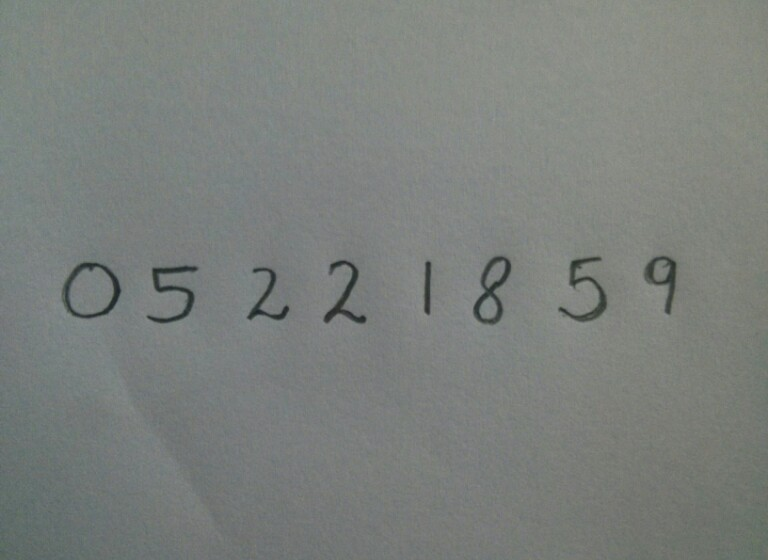
#> input picture digitRecognition/photo_1.jpg, 768 x 560 px, given in place of the camera
$ python groupDots.py   (older library calls are emulated)
#> lines starting #> are read from the running program, lines starting #| are printed output that depends on the picture; after the words box and inside, x2 and y2 are one past the last pixel; in counts of white or black regions, pixels touching at a corner belong together
# group circles for each contour
import cv2
import sys
import time
import operator

video_capture = cv2.VideoCapture(0)
# contour parameter
kernel = cv2.getStructuringElement(cv2.MORPH_RECT, (7, 7))
th_area = 10000

# Setup SimpleBlobDetector parameters.
params = cv2.SimpleBlobDetector_Params()
params.minThreshold = 10
params.maxThreshold = 100
params.filterByCircularity = True
params.minCircularity = 0.8
params.filterByConvexity = True
params.minConvexity = 0.9
params.filterByInertia = True
params.minInertiaRatio = 0.01
detector = cv2.SimpleBlobDetector(params)
maxNumberOfcircles = 0
lastCircleTime = time.time()

def recordGrayVideo(cap):
    ret, frame = cap.read()
#> frame is the input picture: shape (560, 768, 3); mean B, G, R 123.9, 127.4, 123
    gray = cv2.cvtColor(frame, cv2.COLOR_BGR2GRAY)
    return gray, frame

def getRectByPoints(points):
    # prepare simple array
    points = list(map(lambda x: x[0], points))

    points = sorted(points, key=lambda x:x[1])
    top_points = sorted(points[:2], key=lambda x:x[0])
    bottom_points = sorted(points[2:4], key=lambda x:x[0])
    points = top_points + bottom_points

    left = min(points[0][0], points[2][0])
    right = max(points[1][0], points[3][0])
    top = min(points[0][1], points[1][1])
    bottom = max(points[2][1], points[3][1])
    return (top, bottom, left, right)

def getPartImageByRect(rect, img):
    return img[rect[0]:rect[1], rect[2]:rect[3]]

def detectNumberOfCircles(img, maxNumberOfcircles):
	keypoints = detector.detect(img)
	maxNumberOfCircles = len(keypoints)
	# [5 lines of commented-out code are left out]
	return maxNumberOfcircles

def printNumberOfCircles(numberOfCircles, img):
	font = cv2.FONT_HERSHEY_SIMPLEX
	cv2.putText(img, "Tag number: " + str(numberOfCircles),(10,400), font, 2,(255,255,255),2)

detector = cv2.SimpleBlobDetector(params)

# Dictionary to store (y, x, tagFound) coordinates of each tag
inf = 0
dict = {1:(inf, inf, False), 2:(inf, inf, False), 3:(inf, inf, False), \
4:(inf, inf, False), 5:(inf, inf, False)}

largestY = 0

while True:
	# refresh number of tags in the screen
	dict = {1:(0,0, False), 2:(0,0, False), 3:(0,0,False), 4:(0,0,False), 5:(0,0,False)}

	gray, image = recordGrayVideo(video_capture)
	(height, width, channel) = image.shape
#> height = 560; width = 768; channel = 3
	gray = cv2.GaussianBlur(gray, (3, 3), 0)
	# detect edges in the image
	edged = cv2.Canny(gray, 10, 250)
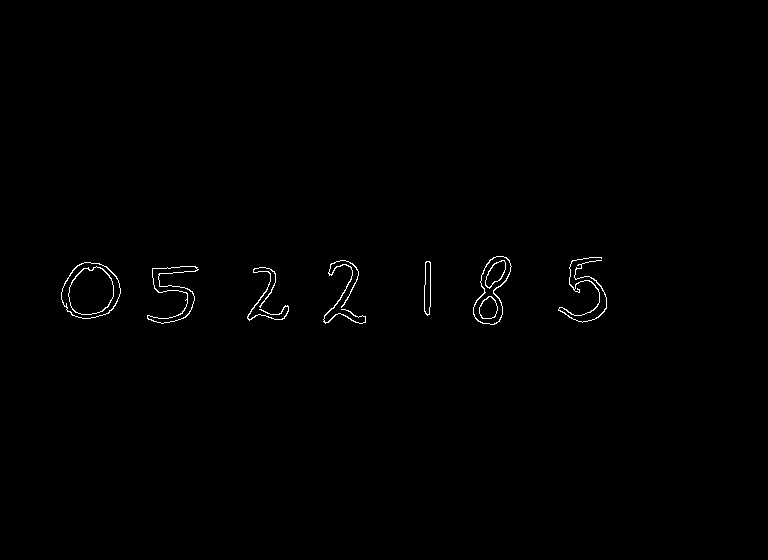
#> edged: shape (560, 768); 0.5% white in thin lines or dots, all inside (x1, y1, x2, y2) = (61, 256, 607, 325)
	closed = cv2.morphologyEx(edged, cv2.MORPH_CLOSE, kernel)
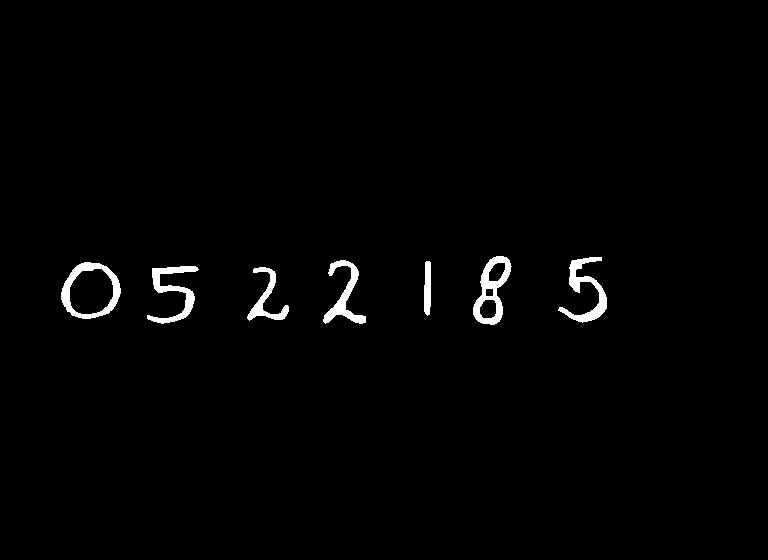
#> closed: shape (560, 768); 1.4% white; 7 white regions
	(cnts, _) = cv2.findContours(closed.copy(), cv2.RETR_EXTERNAL, cv2.CHAIN_APPROX_SIMPLE)
#> cnts = 7 contours; box (x1, y1, x2, y2) and area: (61, 262, 121, 319) 2536, (473, 256, 512, 325) 1524, (558, 257, 607, 323) 878, (147, 266, 199, 324) 810, (323, 260, 366, 324) 767, (247, 267, 289, 321) 554, (424, 261, 431, 316) 284
	# loop over the contours
	for c in cnts:
		# maxNumberOfcircles = 0
		# approximate the contour
		peri = cv2.arcLength(c, True)
		area = cv2.contourArea(c)
		approx = cv2.approxPolyDP(c, 0.02 * peri, True)
		# if the approximated contour has four points,
		# and bigger than certain area then assume that the
		# contour is a tag
		if len(approx) == 4 and area > th_area:
			# initialize max number of circles in a contour
			maxNumberOfcircles = 0
			cv2.drawContours(image, [approx], -1, (0, 255, 0), 4)
			# get points of the rectangle
			rect = getRectByPoints(approx)
			# get image of the rectangle
			ROI = getPartImageByRect(rect, gray)
			keypoints = detector.detect(ROI)
			numberOfCircles = len(keypoints)
			font = cv2.FONT_HERSHEY_SIMPLEX

			# This is temporary. Use center of the rectangle as
			# coordinate of the tag
			x_center = (rect[2] + rect[3]) / 2
			y_center = (rect[0] + rect[1]) / 2
			dict[numberOfCircles] = (y_center, x_center, True)
			cv2.putText(image, str(numberOfCircles) + ": " + \
				str(dict[numberOfCircles][0:2]),(rect[2],rect[0]), font, 1,(255,255,255),2)

			# find closest tag by finding the key with the largest y value
			closestTag = max(dict.iteritems(), key=operator.itemgetter(1))[0]
			cv2.putText(image, "closest: " + \
				str(closestTag),(width/3, height * 5/6), font, 1,(255,0,0),2)
#> this loop made 7 passes
#> (peri, area) on passes 1 to 7: (232.1, 554.5), (329.1, 810.5), (192.5, 2536), (115.3, 284), (264.9, 767), (325.5, 878.5), (191.1, 1523.5)
#> after the loop, dict = {1: (0, 0, False), 2: (0, 0, False), 3: (0, 0, False), 4: (0, 0, False), 5: (0, 0, False)}

	cv2.imshow("Output", image)
	if cv2.waitKey(1) & 0xFF == ord('q'):
#> (key q is pressed here)
		break

# When everything is done, release the capture
video_capture.release()
cv2.destroyAllWindows()

$ run again, on digitRecognition/photo_2.jpg
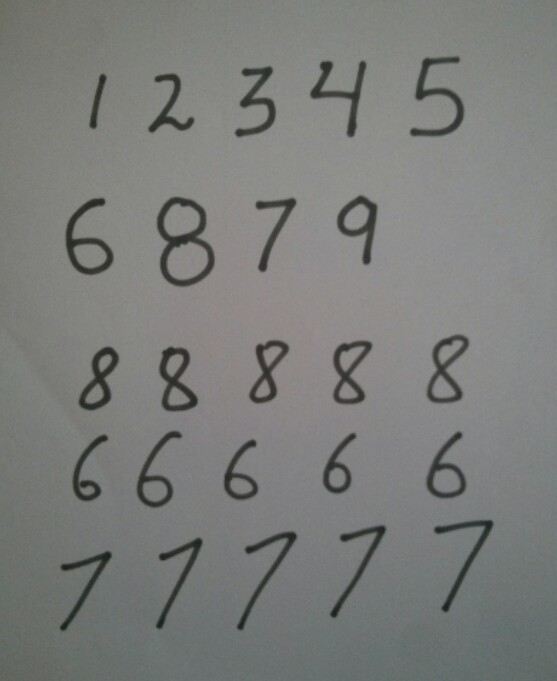
#> input picture digitRecognition/photo_2.jpg, 557 x 681 px, given in place of the camera
#> in recordGrayVideo, frame is the input picture: shape (681, 557, 3); mean B, G, R 122.1, 124.5, 123.1
#> `edged = cv2.Canny(gray, 10, 250)`:
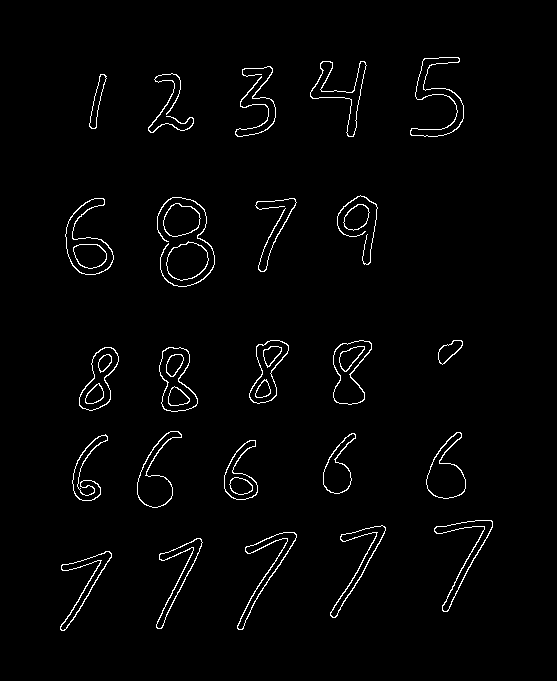
#> edged: shape (681, 557); 2% white in thin lines or dots, all inside (x1, y1, x2, y2) = (60, 57, 493, 631)
#> `closed = cv2.morphologyEx(edged, cv2.MORPH_CLOSE, kernel)`:
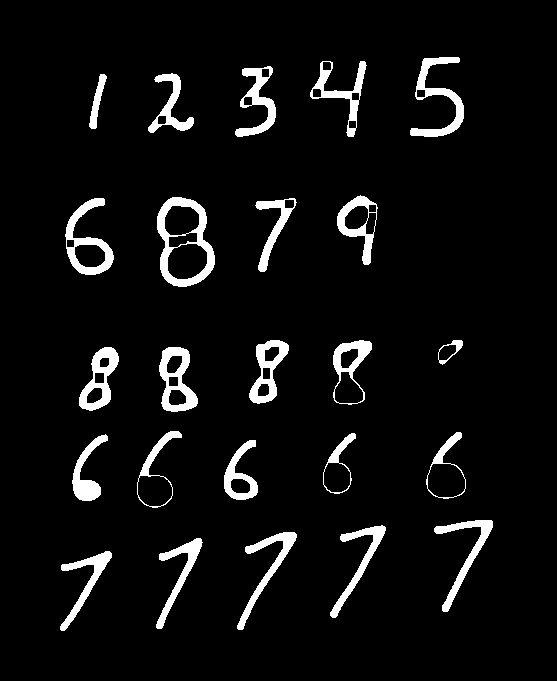
#> closed: shape (681, 557); 5.9% white; 24 white regions
#> cnts = 24 contours; largest, box (x1, y1, x2, y2) and area: (157, 197, 215, 287) 3870, (65, 198, 114, 275) 1780, (159, 347, 198, 412) 1646, (333, 340, 372, 405) 1582, (337, 195, 378, 265) 1468
#> the loop `for c in cnts:` made 24 passes
#> (peri, area) on passes 2, 4, 6, 7, 8, 9, 10, 11: (286.2, 861), (305.5, 878.5), (187.9, 988.5), (201.2, 814.5), (171.3, 953), (202.3, 1390), (237, 1314.5), (196.6, 1646.5)
#> after the loop `for c in cnts:`: dict = {1: (0, 0, False), 2: (0, 0, False), 3: (0, 0, False), 4: (0, 0, False), 5: (0, 0, False)}
